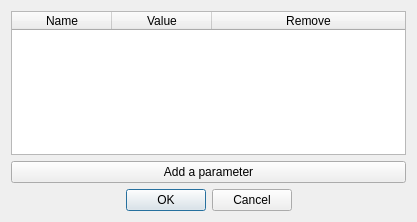
<?xml version="1.0" encoding="UTF-8"?>
<ui version="4.0">
 <class>ScriptParametersDialog</class>
 <widget class="QDialog" name="ScriptParametersDialog">
  <property name="geometry">
   <rect>
    <x>0</x>
    <y>0</y>
    <width>417</width>
    <height>222</height>
   </rect>
  </property>
  <property name="windowTitle">
   <string>Script parameters</string>
  </property>
  <property name="windowIcon">
   <iconset resource="gui.qrc">
    <normaloff>:/icons/text.png</normaloff>:/icons/text.png</iconset>
  </property>
  <layout class="QVBoxLayout" name="verticalLayout">
   <item>
    <widget class="QTableWidget" name="parameterTable">
     <attribute name="horizontalHeaderHighlightSections">
      <bool>false</bool>
     </attribute>
     <attribute name="horizontalHeaderStretchLastSection">
      <bool>true</bool>
     </attribute>
     <attribute name="verticalHeaderVisible">
      <bool>false</bool>
     </attribute>
     <attribute name="verticalHeaderHighlightSections">
      <bool>false</bool>
     </attribute>
     <column>
      <property name="text">
       <string>Name</string>
      </property>
     </column>
     <column>
      <property name="text">
       <string>Value</string>
      </property>
     </column>
     <column>
      <property name="text">
       <string>Remove</string>
      </property>
     </column>
    </widget>
   </item>
   <item>
    <widget class="QPushButton" name="addParameter">
     <property name="text">
      <string>Add a parameter</string>
     </property>
    </widget>
   </item>
   <item>
    <widget class="QDialogButtonBox" name="buttonBox">
     <property name="standardButtons">
      <set>QDialogButtonBox::Cancel|QDialogButtonBox::Ok</set>
     </property>
     <property name="centerButtons">
      <bool>true</bool>
     </property>
    </widget>
   </item>
  </layout>
 </widget>
 <resources>
  <include location="gui.qrc"/>
 </resources>
 <connections>
  <connection>
   <sender>buttonBox</sender>
   <signal>accepted()</signal>
   <receiver>ScriptParametersDialog</receiver>
   <slot>accept()</slot>
   <hints>
    <hint type="sourcelabel">
     <x>219</x>
     <y>212</y>
    </hint>
    <hint type="destinationlabel">
     <x>157</x>
     <y>138</y>
    </hint>
   </hints>
  </connection>
  <connection>
   <sender>buttonBox</sender>
   <signal>rejected()</signal>
   <receiver>ScriptParametersDialog</receiver>
   <slot>reject()</slot>
   <hints>
    <hint type="sourcelabel">
     <x>304</x>
     <y>212</y>
    </hint>
    <hint type="destinationlabel">
     <x>289</x>
     <y>139</y>
    </hint>
   </hints>
  </connection>
 </connections>
</ui>
